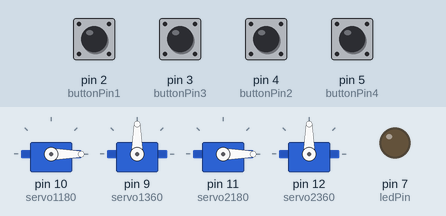
A sketch run on a simulated Arduino Uno, built with avr-gcc and run on an emulated ATmega328P. Shown: 4 × servo, output pins drawn as LEDs (lit = HIGH). The inputs (shaded band) are chosen by the test bench; at power-on: pin 2 (buttonPin1), pin 3 (buttonPin3), pin 4 (buttonPin2), pin 5 (buttonPin4) LOW.

Above: at 1.2 s.
1.3 s: pin 2 (buttonPin1) pulled HIGH for 0.15 s
At 1.37 s:
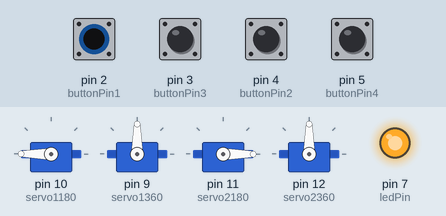
2.9 s: pin 3 (buttonPin3) pulled HIGH for 0.15 s
At 2.97 s:
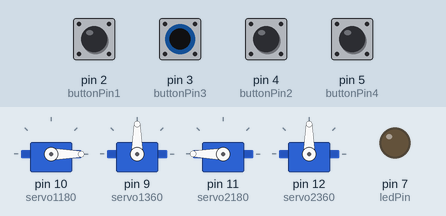
4.5 s: pin 4 (buttonPin2) pulled HIGH for 0.15 s
At 5.8 s:
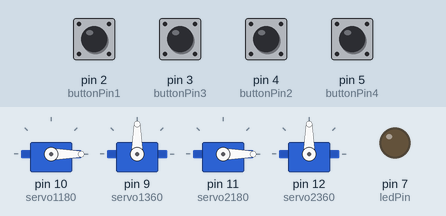
6.1 s: pin 5 (buttonPin4) pulled HIGH for 0.15 s
At 7.1 s:
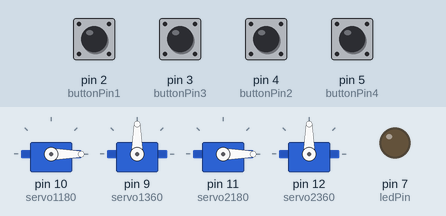
7.7 s: pin 2 (buttonPin1) driven HIGH and pin 3 (buttonPin3) driven HIGH
At 8.8 s:
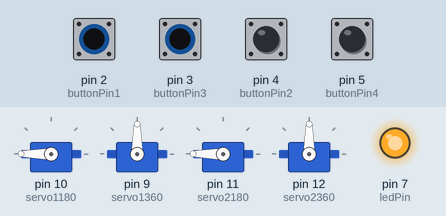
9.2 s: pin 4 (buttonPin2) pulled HIGH for 1 s
At 9.9 s:
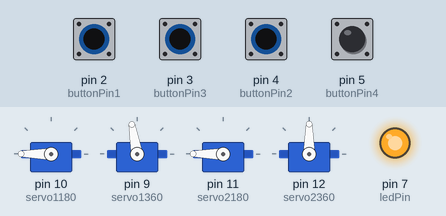
Timing chart, 0 to 12.2 s (numbered marks = the images above; inputs shaded):
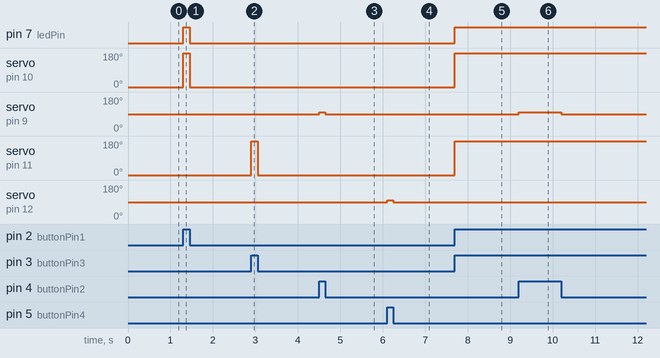

Measured:
- after the input at 1.3 s, pin 7 (ledPin): LOW → HIGH at once, → LOW 0.15 s later; servo on pin 10 (servo1180): 0° → 180° at once, → 0° 0.15 s later
- after the input at 2.9 s, servo on pin 11 (servo2180): 0° → 180° at once, → 0° 0.15 s later
- after the input at 4.5 s, servo on pin 9 (servo1360): 90° → 100° at once, → 90° 0.15 s later
- after the input at 6.1 s, servo on pin 12 (servo2360): 90° → 100° at once, → 90° 0.15 s later
- after the input at 7.7 s, pin 7 (ledPin): LOW → HIGH at once; servo on pin 10 (servo1180), servo on pin 11 (servo2180): 0° → 180° at once
- after the input at 9.2 s, servo on pin 9 (servo1360): 90° → 100° at once, → 90° 1.0 s later

The sketch:

FinalCode.ino
```cpp
#include <Servo.h>

Servo servo1180;
Servo servo1360;
Servo servo2180;
Servo servo2360;

const int buttonPin1 = 2;
const int buttonPin2 = 4;
const int buttonPin3 = 3;
const int buttonPin4 = 5;
const int ledPin = 7;   // LED pin

void setup() {
  servo1180.attach(10);
  servo1360.attach(9);
  servo2180.attach(11);
  servo2360.attach(12);

  pinMode(buttonPin1, INPUT);
  pinMode(buttonPin2, INPUT);
  pinMode(buttonPin3, INPUT);
  pinMode(buttonPin4, INPUT);
  pinMode(ledPin, OUTPUT);   // set LED pin
}

void loop() {

  // Control first 180° servo + LED
  if (digitalRead(buttonPin1) == HIGH) {
    servo1180.write(180);
    digitalWrite(ledPin, HIGH);   // LED ON
  } else {
    servo1180.write(0);
    digitalWrite(ledPin, LOW);    // LED OFF
  }

  // Control first 360° servo
  if (digitalRead(buttonPin2) == HIGH) {
    servo1360.write(100);
  } else {
    servo1360.write(90);
  }
  //Second 180 servo
  if (digitalRead(buttonPin3) == HIGH) {
    servo2180.write(180);
  } else {
    servo2180.write(0);
  }
  //Second 360 servo
  if (digitalRead(buttonPin4) == HIGH) {
    servo2360.write(100);
  }else {
    servo2360.write(90);
    }
  }
```
